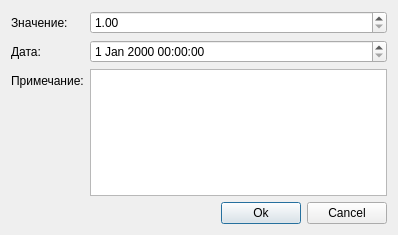
<?xml version="1.0" encoding="UTF-8"?>
<ui version="4.0">
 <class>Dialog</class>
 <widget class="QDialog" name="Dialog">
  <property name="geometry">
   <rect>
    <x>0</x>
    <y>0</y>
    <width>398</width>
    <height>235</height>
   </rect>
  </property>
  <property name="windowTitle">
   <string>Expense/Income Add/Edit</string>
  </property>
  <layout class="QVBoxLayout" name="verticalLayout">
   <item>
    <layout class="QFormLayout" name="formLayout">
     <item row="1" column="0">
      <widget class="QLabel" name="label_2">
       <property name="text">
        <string>Значение:</string>
       </property>
      </widget>
     </item>
     <item row="3" column="0">
      <widget class="QLabel" name="label_3">
       <property name="text">
        <string>Примечание:</string>
       </property>
      </widget>
     </item>
     <item row="1" column="1">
      <widget class="QDoubleSpinBox" name="valueDoubleSpinBox">
       <property name="minimum">
        <double>1.000000000000000</double>
       </property>
       <property name="maximum">
        <double>10000000000.989999771118164</double>
       </property>
      </widget>
     </item>
     <item row="3" column="1">
      <widget class="QPlainTextEdit" name="noteTextEdit"/>
     </item>
     <item row="2" column="0">
      <widget class="QLabel" name="label_4">
       <property name="text">
        <string>Дата:</string>
       </property>
      </widget>
     </item>
     <item row="2" column="1">
      <widget class="QDateTimeEdit" name="dateTimeEdit"/>
     </item>
    </layout>
   </item>
   <item>
    <layout class="QHBoxLayout" name="horizontalLayout">
     <item>
      <spacer name="horizontalSpacer">
       <property name="orientation">
        <enum>Qt::Horizontal</enum>
       </property>
       <property name="sizeHint" stdset="0">
        <size>
         <width>40</width>
         <height>20</height>
        </size>
       </property>
      </spacer>
     </item>
     <item>
      <widget class="QPushButton" name="btnSave">
       <property name="text">
        <string>Ok</string>
       </property>
      </widget>
     </item>
     <item>
      <widget class="QPushButton" name="btnCancel">
       <property name="text">
        <string>Cancel</string>
       </property>
      </widget>
     </item>
    </layout>
   </item>
  </layout>
 </widget>
 <tabstops>
  <tabstop>valueDoubleSpinBox</tabstop>
  <tabstop>dateTimeEdit</tabstop>
  <tabstop>noteTextEdit</tabstop>
  <tabstop>btnSave</tabstop>
  <tabstop>btnCancel</tabstop>
 </tabstops>
 <resources/>
 <connections/>
</ui>
